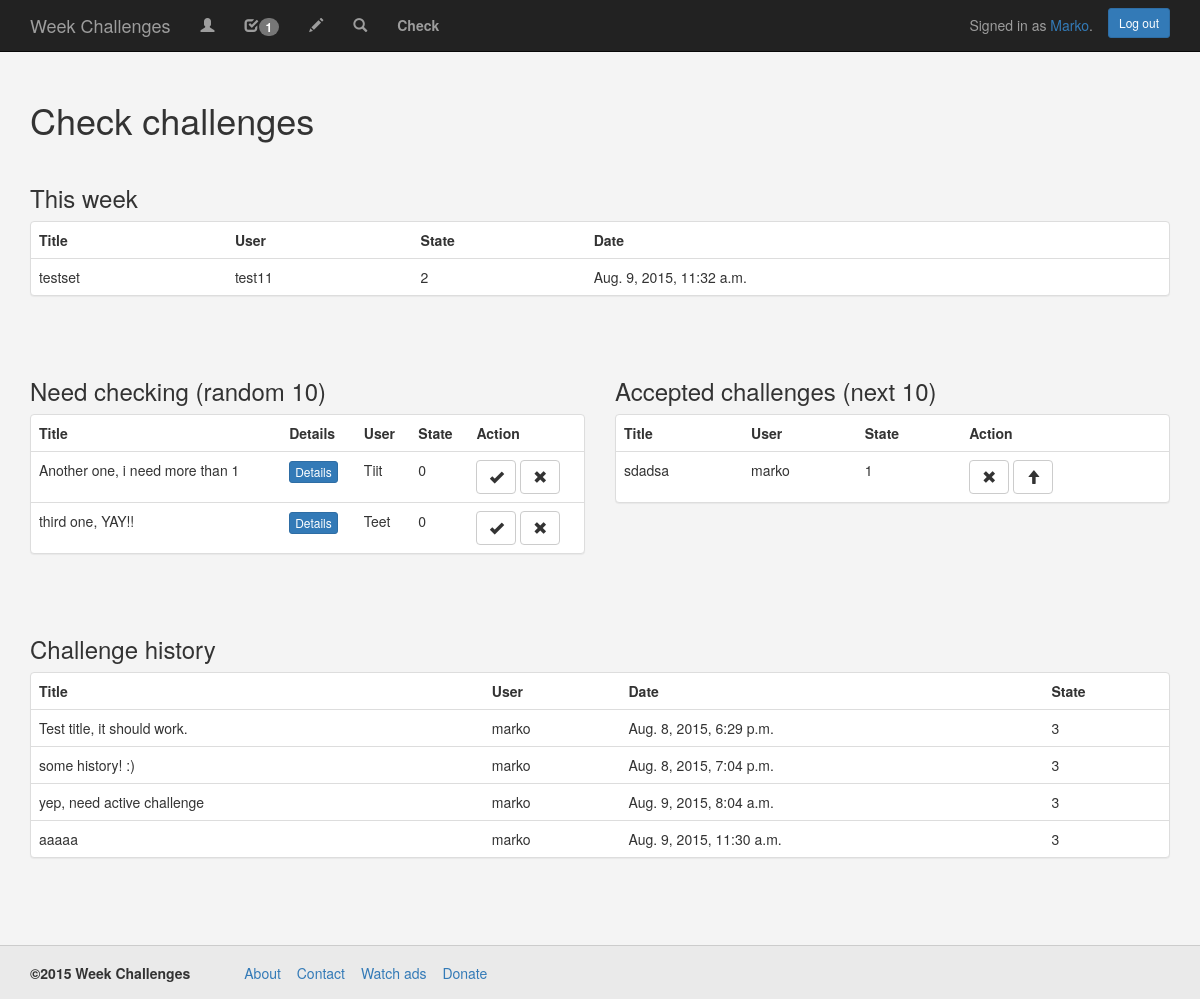
The page /check/ (signed in) on the database as committed earlier.
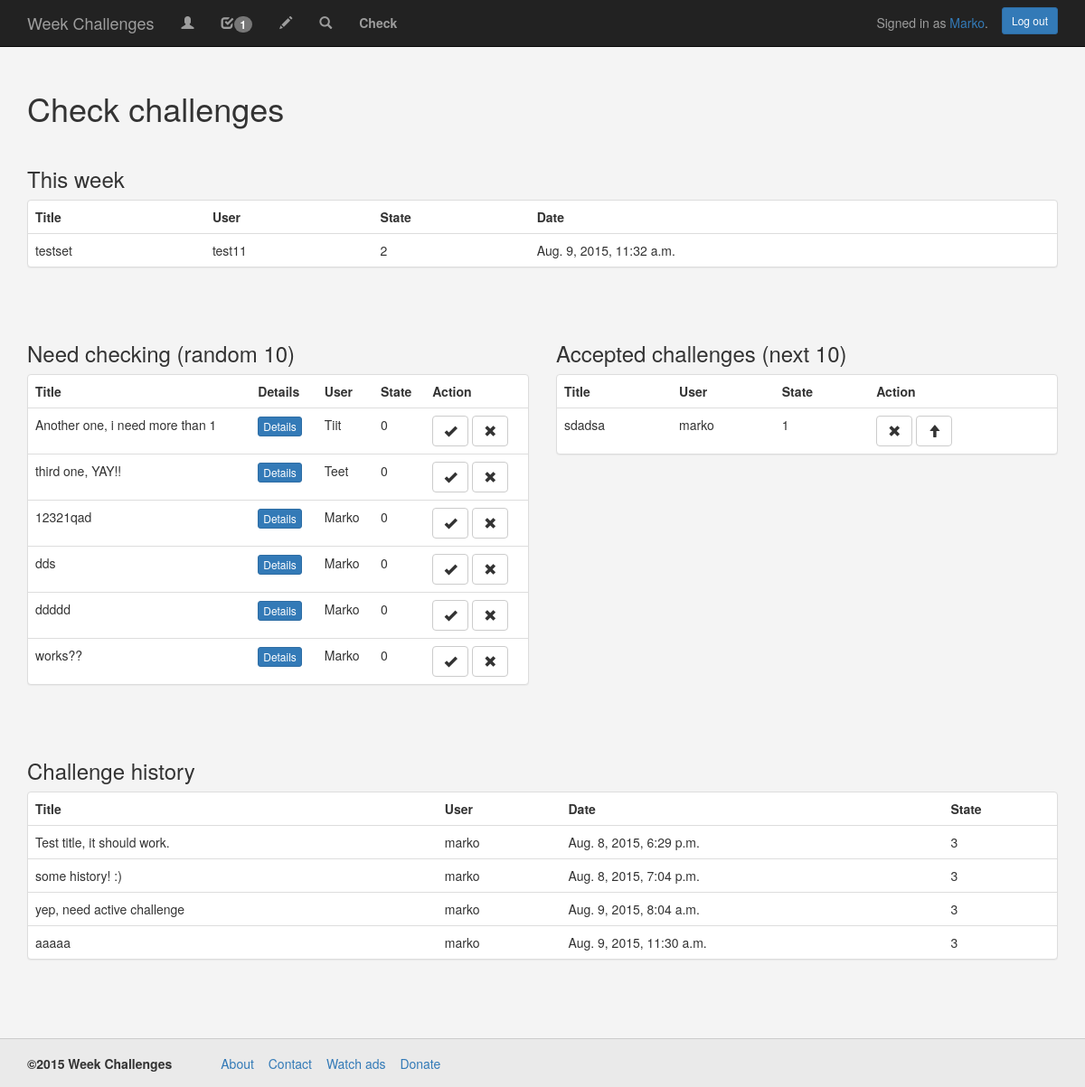
The same page on the database as committed later.
### WeekChallenge/models.py (models this page shows)
class Challenge(models.Model):
    title = models.CharField(max_length=150)
    description = models.CharField(max_length=5000)
    user_id = models.IntegerField(default=0)
    username = models.CharField(max_length=75)
    state = models.IntegerField(default=0)
    accept_count = models.IntegerField(default=0)
    date = models.DateTimeField('date added')
    def __str__(self):
        return self.title

### WeekChallenge/views.py (the view)
# urls.py: url(r'^check/', views.check_challenges, name='check_challenges'),
def check_challenges(request):
    if request.user.is_authenticated():
        if request.user.is_staff:
            notification_count(request)
            challenge_list = Challenge.objects.filter(state=0)[:10]
            accepted_list = Challenge.objects.filter(state=1)[:10]
            this_week = Challenge.objects.filter(state=2)
            history_list = Challenge.objects.filter(state=3)
            context = {'challenge_list': challenge_list,
                       'accepted_list': accepted_list,
                       'history_list': history_list,
                       'this_week': this_week,
                       'notifications_count': notifications_count
                       }
            return render(request, 'WeekChallenge/check.html', context)
        else:
            return HttpResponseRedirect("/")
    else:
        return HttpResponseRedirect("/")

### WeekChallenge/views.py (called while the page is built)
def notification_count(request):
    if request.user.is_authenticated():
        all_notifications = Notification.objects.filter(user_id=request.user.id, new=True)
        all_friend_requests = FriendRequest.objects.filter(user_to=request.user.id, state=0)
        all_messages = Message.objects.filter(user_to=request.user.id, new=True)
        global notifications_count
        notifications_count = 0
        for n in all_notifications:
            notifications_count += 1
        for n in all_friend_requests:
            notifications_count += 1
        for n in all_messages:
            notifications_count += 1
        return notifications_count

### WeekChallenge/templates/WeekChallenge/check.html (shortened to what this page needs)
<!DOCTYPE HTML>
<html>
<head>
    {% load staticfiles %}
    <link rel="stylesheet" type="text/css" href="{% static 'WeekChallenge/bootstrap/css/bootstrap.min.css' %}">
    <link rel="stylesheet" type="text/css" href="{% static 'WeekChallenge/css/style.css' %}">
</head>
<body>
    {% include "WeekChallenge/base/navigation_bar.html" %}
    <div class="wrap">
        <div class="container">
            <h1>Check challenges</h1>
            <div class="row">
                <div class="col-md-12">
                <h3>This week</h3>
                    <div class="panel panel-default">
                        <table class="table">
                            <tr><td><b>Title</b></td><td><b>User</b></td><td><b>State</b></td><td><b>Date</b></td></tr>
                            {% for this in this_week %}
                                <tr>
                                    <td>{{ this }}</td>
                                    <td>{{ this.username }}</td>
                                    <td>{{ this.state }}</td>
                                    <td>{{ this.date }}</td>
                                </tr>
                            {% endfor %}
                        </table>
                    </div>
                </div>
            </div>
            <div class="row">
                <div class="col-md-6">
                    <h3>Need checking (random 10)</h3>
                    <div class="panel panel-default">
                        <table class="table">
                            <tr><td><b>Title</b></td><td><b>Details</b></td><td><b>User</b></td><td><b>State</b></td><td><b>Action</b></td></tr>
                            {% for challenge in challenge_list %}
                                <tr>
                                    <td>{{ challenge }}</td>
                                    <td>
                                        <button type="button" class="btn btn-primary btn-xs" data-toggle="modal"
                                                data-target="#editModal"
                                                data-tiitel="{{ challenge }}"
                                                data-desc="{{ challenge.description }}"
                                                data-username="{{ challenge.username }}"
                                                data-state="{{ challenge.state }}"
                                                data-date="{{ challenge.date }}"
                                                >Details</button>
                                    </td>
                                    <td>{{ challenge.username }}</td>
                                    <td>{{ challenge.state }}</td>
                                    <td>
                                        <a href="/accept_challenge/{{ challenge.id }}">
                                            <button class="btn btn-default">
                                                <span class="glyphicon glyphicon-ok"></span>
                                            </button>
                                        </a>
                                        <a href="/decline_challenge/{{ challenge.id }}">
                                            <button class="btn btn-default">
                                                <span class="glyphicon glyphicon-remove"></span>
                                            </button>
                                        </a>
                                    </td>
                                </tr>
                            {% endfor %}
                        </table>
                    </div>
                </div>
                <div class="col-md-6">
                    <h3>Accepted challenges (next 10)</h3>
                    <div class="panel panel-default">
                        <table class="table">
                            <tr><td><b>Title</b></td><td><b>User</b></td><td><b>State</b></td><td><b>Action</b></td></tr>
                            {% for accepted in accepted_list %}
                                <tr>
                                    <td>{{ accepted }}</td>
                                    <td>{{ accepted.username }}</td>
                                    <td>{{ accepted.state }}</td>
                                    <td>
                                        <a href="/decline_challenge/{{ accepted.id }}">
                                            <button class="btn btn-default">
                                                <span class="glyphicon glyphicon-remove"></span>
                                            </button>
                                        </a>
                                        <a href="/up_challenge/{{ accepted.id }}">
                                            <button class="btn btn-default">
                                                <span class="glyphicon glyphicon-arrow-up"></span>
                                            </button>
                                        </a>
                                    </td>
                                </tr>
                            {% endfor %}
                        </table>
                    </div>
                </div>
            </div>
            <div class="row">
                <div class="col-md-12">
                    <h3>Challenge history</h3>
                    <div class="panel panel-default">
                        <table class="table">
                            <tr><td><b>Title</b></td><td><b>User</b></td><td><b>Date</b></td><td><b>State</b></td></tr>
                            {% for history in history_list %}
                                <tr>
                                    <td>{{ history }}</td>
                                    <td>{{ history.username }}</td>
                                    <td>{{ history.date }}</td>
                                    <td>{{ history.state }}</td>
                                </tr>
                            {% endfor %}
                        </table>
                    </div>
                </div>
            </div>
        </div>
    </div>
    {% include "WeekChallenge/base/foot.html" %}
</body>
</html>

### WeekChallenge/templates/WeekChallenge/base/navigation_bar.html (shortened to what this page needs)
<nav class="navbar navbar-inverse navbar-fixed-top">
    <div class="container">
        <div class="navbar-header">
            <a class="navbar-brand" href="/">Week Challenges</a>
        </div>
        <div id="navbar" class="navbar-collapse collapse">
            <ul class="nav navbar-nav">
                {% if user.is_authenticated %}
                    <li><a href="/profile/{{ user.username }}"><span class="glyphicon glyphicon-user" aria-hidden="true"></span></a></li>
                    <li><a href="/notifications"><span class="glyphicon glyphicon-check" aria-hidden="true"></span><span class="badge">{{ notifications_count }}</span></a></li>
                    <li><a href="/add"><span class="glyphicon glyphicon-pencil" aria-hidden="true"></span></a></li>
                    <li><a href="/search"><span class="glyphicon glyphicon-search" aria-hidden="true"></span></a></li>
                    {% if user.is_staff %}
                        <li><a href="/check"><b>Check</b></a></li>
                    {% endif %}
                {% endif %}
            </ul>
              {% if user.is_authenticated %}
                  <div class="navbar-form navbar-right">
                    <a href="/log_out" class="btn btn-primary btn-sm">Log out</a>
                  </div>
                  <p class="navbar-text navbar-right">
                    Signed in as <a href="/profile/{{ user.username }}">{{ user.username }}</a>.
                  </p>
              {% else %}
                  <div class="navbar-form navbar-right">
                    <a href="/log_in" class="btn btn-success">Sign in</a>
                    <a href="/register" class="btn btn-primary">Register</a>
                  </div>
              {% endif %}
        </div>
    </div>
</nav>

### WeekChallenge/templates/WeekChallenge/base/foot.html (shortened to what this page needs)
<div class="footer">
    <div class="container">
        <span style="vertical-align: middle; line-height: 35px"><b>&copy;2015 Week Challenges</b></span>
        <span style="vertical-align: middle; line-height: 35px; padding-left: 50px;"><a href="/about">About</a></span>
        <span style="vertical-align: middle; line-height: 35px; padding-left: 12px;"><a href="/contact">Contact</a></span>
        <span style="vertical-align: middle; line-height: 35px; padding-left: 12px;"><a href="/ads">Watch ads</a></span>
        <span style="vertical-align: middle; line-height: 35px; padding-left: 12px;"><a href="/donate">Donate</a></span>
        <span style="float: right">
        </span>
    </div>
</div>

### WeekChallenge/static/WeekChallenge/css/style.css (style rules this page uses)
html { position: relative; min-height: 100%; }
body { background-color: #f4f4f4; margin-bottom: 94px; }
[class*="col-"] { padding-top: 15px; padding-bottom: 15px; margin-bottom: 1%; }
.wrap { margin-top: 80px; }
.footer { position: absolute; bottom: 0; width: 100%; height: 54px; background-color: #eaeaea; border-top: 1px solid #ccc; padding-top: 10px; }

Rows that differ between the two databases and show on the page:
added Challenge: title "12321qad", username "Marko", state "0", shown under "Need checking (random 10)"
added Challenge: title "dds", username "Marko", state "0", shown under "Need checking (random 10)"
added Challenge: title "ddddd", username "Marko", state "0", shown under "Need checking (random 10)"
added Challenge: title "works??", username "Marko", state "0", shown under "Need checking (random 10)"
